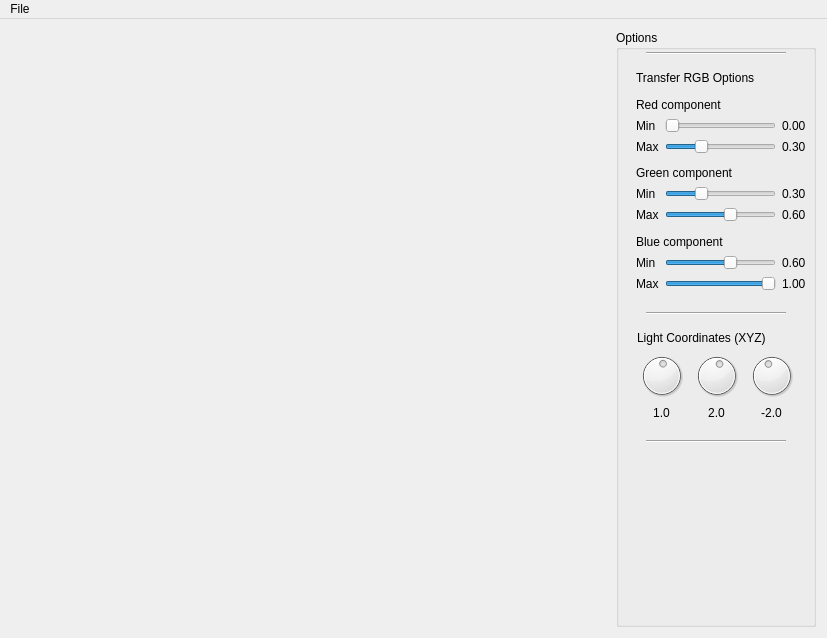
<?xml version="1.0" encoding="UTF-8"?>
<ui version="4.0">
 <class>MainWindow</class>
 <widget class="QMainWindow" name="MainWindow">
  <property name="geometry">
   <rect>
    <x>0</x>
    <y>0</y>
    <width>827</width>
    <height>638</height>
   </rect>
  </property>
  <property name="minimumSize">
   <size>
    <width>827</width>
    <height>618</height>
   </size>
  </property>
  <property name="baseSize">
   <size>
    <width>600</width>
    <height>600</height>
   </size>
  </property>
  <property name="windowTitle">
   <string>MainWindow</string>
  </property>
  <widget class="QWidget" name="Widget">
   <property name="minimumSize">
    <size>
     <width>827</width>
     <height>0</height>
    </size>
   </property>
   <property name="baseSize">
    <size>
     <width>600</width>
     <height>600</height>
    </size>
   </property>
   <layout class="QHBoxLayout" name="horizontalLayout">
    <item>
     <widget class="GLWidget" name="glwidget" native="true">
      <property name="minimumSize">
       <size>
        <width>600</width>
        <height>600</height>
       </size>
      </property>
      <property name="maximumSize">
       <size>
        <width>16777215</width>
        <height>16777215</height>
       </size>
      </property>
      <property name="baseSize">
       <size>
        <width>600</width>
        <height>600</height>
       </size>
      </property>
     </widget>
    </item>
    <item>
     <layout class="QVBoxLayout" name="Configuration">
      <item>
       <widget class="QGroupBox" name="TreeOptions">
        <property name="minimumSize">
         <size>
          <width>200</width>
          <height>0</height>
         </size>
        </property>
        <property name="maximumSize">
         <size>
          <width>200</width>
          <height>16777215</height>
         </size>
        </property>
        <property name="title">
         <string>Options</string>
        </property>
        <widget class="QWidget" name="verticalLayoutWidget">
         <property name="geometry">
          <rect>
           <x>9</x>
           <y>30</y>
           <width>181</width>
           <height>242</height>
          </rect>
         </property>
         <layout class="QVBoxLayout" name="transferOptions">
          <property name="rightMargin">
           <number>0</number>
          </property>
          <item>
           <widget class="QLabel" name="TTitle">
            <property name="text">
             <string>Transfer RGB Options</string>
            </property>
           </widget>
          </item>
          <item>
           <layout class="QGridLayout" name="gridLayout">
            <item row="12" column="0">
             <widget class="QLabel" name="label_41">
              <property name="text">
               <string>Max</string>
              </property>
             </widget>
            </item>
            <item row="7" column="1">
             <widget class="QSlider" name="greenmin_slider">
              <property name="enabled">
               <bool>true</bool>
              </property>
              <property name="maximum">
               <number>100</number>
              </property>
              <property name="value">
               <number>30</number>
              </property>
              <property name="orientation">
               <enum>Qt::Horizontal</enum>
              </property>
             </widget>
            </item>
            <item row="4" column="1">
             <widget class="QSlider" name="redmax_slider">
              <property name="maximum">
               <number>100</number>
              </property>
              <property name="singleStep">
               <number>1</number>
              </property>
              <property name="sliderPosition">
               <number>30</number>
              </property>
              <property name="orientation">
               <enum>Qt::Horizontal</enum>
              </property>
             </widget>
            </item>
            <item row="12" column="2">
             <widget class="QLabel" name="bluemax_label">
              <property name="text">
               <string>1.00</string>
              </property>
             </widget>
            </item>
            <item row="11" column="0">
             <widget class="QLabel" name="label_40">
              <property name="text">
               <string>Min</string>
              </property>
             </widget>
            </item>
            <item row="3" column="2">
             <widget class="QLabel" name="redmin_label">
              <property name="text">
               <string>0.00</string>
              </property>
             </widget>
            </item>
            <item row="11" column="1">
             <widget class="QSlider" name="bluemin_slider">
              <property name="enabled">
               <bool>true</bool>
              </property>
              <property name="maximum">
               <number>100</number>
              </property>
              <property name="value">
               <number>60</number>
              </property>
              <property name="orientation">
               <enum>Qt::Horizontal</enum>
              </property>
             </widget>
            </item>
            <item row="12" column="1">
             <widget class="QSlider" name="bluemax_slider">
              <property name="maximum">
               <number>100</number>
              </property>
              <property name="singleStep">
               <number>1</number>
              </property>
              <property name="sliderPosition">
               <number>100</number>
              </property>
              <property name="orientation">
               <enum>Qt::Horizontal</enum>
              </property>
             </widget>
            </item>
            <item row="1" column="0">
             <spacer name="verticalSpacer">
              <property name="orientation">
               <enum>Qt::Vertical</enum>
              </property>
              <property name="sizeHint" stdset="0">
               <size>
                <width>20</width>
                <height>40</height>
               </size>
              </property>
             </spacer>
            </item>
            <item row="6" column="0" colspan="3">
             <widget class="QLabel" name="label_36">
              <property name="text">
               <string>Green component</string>
              </property>
             </widget>
            </item>
            <item row="4" column="2">
             <widget class="QLabel" name="redmax_label">
              <property name="text">
               <string>0.30</string>
              </property>
             </widget>
            </item>
            <item row="8" column="0">
             <widget class="QLabel" name="label_38">
              <property name="text">
               <string>Max</string>
              </property>
             </widget>
            </item>
            <item row="3" column="0">
             <widget class="QLabel" name="label">
              <property name="text">
               <string>Min</string>
              </property>
             </widget>
            </item>
            <item row="8" column="1">
             <widget class="QSlider" name="greenmax_slider">
              <property name="maximum">
               <number>100</number>
              </property>
              <property name="singleStep">
               <number>1</number>
              </property>
              <property name="value">
               <number>60</number>
              </property>
              <property name="sliderPosition">
               <number>60</number>
              </property>
              <property name="orientation">
               <enum>Qt::Horizontal</enum>
              </property>
             </widget>
            </item>
            <item row="2" column="0" colspan="3">
             <widget class="QLabel" name="label_5">
              <property name="text">
               <string>Red component</string>
              </property>
             </widget>
            </item>
            <item row="10" column="0" colspan="3">
             <widget class="QLabel" name="label_39">
              <property name="text">
               <string>Blue component</string>
              </property>
             </widget>
            </item>
            <item row="8" column="2">
             <widget class="QLabel" name="greenmax_label">
              <property name="text">
               <string>0.60</string>
              </property>
             </widget>
            </item>
            <item row="3" column="1">
             <widget class="QSlider" name="redmin_slider">
              <property name="enabled">
               <bool>true</bool>
              </property>
              <property name="maximum">
               <number>100</number>
              </property>
              <property name="orientation">
               <enum>Qt::Horizontal</enum>
              </property>
             </widget>
            </item>
            <item row="11" column="2">
             <widget class="QLabel" name="bluemin_label">
              <property name="text">
               <string>0.60</string>
              </property>
             </widget>
            </item>
            <item row="7" column="0">
             <widget class="QLabel" name="label_37">
              <property name="text">
               <string>Min</string>
              </property>
             </widget>
            </item>
            <item row="7" column="2">
             <widget class="QLabel" name="greenmin_label">
              <property name="text">
               <string>0.30</string>
              </property>
             </widget>
            </item>
            <item row="4" column="0">
             <widget class="QLabel" name="label_3">
              <property name="text">
               <string>Max</string>
              </property>
             </widget>
            </item>
            <item row="5" column="1">
             <spacer name="verticalSpacer_2">
              <property name="orientation">
               <enum>Qt::Vertical</enum>
              </property>
              <property name="sizeHint" stdset="0">
               <size>
                <width>20</width>
                <height>40</height>
               </size>
              </property>
             </spacer>
            </item>
            <item row="9" column="0">
             <spacer name="verticalSpacer_3">
              <property name="orientation">
               <enum>Qt::Vertical</enum>
              </property>
              <property name="sizeHint" stdset="0">
               <size>
                <width>20</width>
                <height>40</height>
               </size>
              </property>
             </spacer>
            </item>
           </layout>
          </item>
         </layout>
        </widget>
        <widget class="QWidget" name="verticalLayoutWidget_2">
         <property name="geometry">
          <rect>
           <x>10</x>
           <y>290</y>
           <width>181</width>
           <height>111</height>
          </rect>
         </property>
         <layout class="QVBoxLayout" name="lightOptions">
          <item>
           <layout class="QVBoxLayout" name="verticalLayout">
            <item>
             <widget class="QLabel" name="label_46">
              <property name="text">
               <string>Light Coordinates (XYZ)</string>
              </property>
             </widget>
            </item>
            <item>
             <layout class="QGridLayout" name="gridLayout_11">
              <item row="1" column="0">
               <widget class="QDial" name="dialx">
                <property name="minimum">
                 <number>-100</number>
                </property>
                <property name="maximum">
                 <number>100</number>
                </property>
                <property name="value">
                 <number>5</number>
                </property>
               </widget>
              </item>
              <item row="1" column="1">
               <widget class="QDial" name="dialy">
                <property name="minimum">
                 <number>-100</number>
                </property>
                <property name="maximum">
                 <number>100</number>
                </property>
                <property name="value">
                 <number>10</number>
                </property>
               </widget>
              </item>
              <item row="2" column="0">
               <widget class="QLabel" name="x_label">
                <property name="frameShadow">
                 <enum>QFrame::Plain</enum>
                </property>
                <property name="text">
                 <string>1.0</string>
                </property>
                <property name="alignment">
                 <set>Qt::AlignCenter</set>
                </property>
               </widget>
              </item>
              <item row="1" column="2">
               <widget class="QDial" name="dialz">
                <property name="minimum">
                 <number>-100</number>
                </property>
                <property name="maximum">
                 <number>100</number>
                </property>
                <property name="value">
                 <number>-10</number>
                </property>
               </widget>
              </item>
              <item row="2" column="1">
               <widget class="QLabel" name="y_label">
                <property name="text">
                 <string>2.0</string>
                </property>
                <property name="alignment">
                 <set>Qt::AlignCenter</set>
                </property>
               </widget>
              </item>
              <item row="2" column="2">
               <widget class="QLabel" name="z_label">
                <property name="text">
                 <string>-2.0</string>
                </property>
                <property name="alignment">
                 <set>Qt::AlignCenter</set>
                </property>
               </widget>
              </item>
              <item row="0" column="1">
               <spacer name="verticalSpacer_4">
                <property name="orientation">
                 <enum>Qt::Vertical</enum>
                </property>
                <property name="sizeHint" stdset="0">
                 <size>
                  <width>20</width>
                  <height>40</height>
                 </size>
                </property>
               </spacer>
              </item>
             </layout>
            </item>
           </layout>
          </item>
         </layout>
        </widget>
        <widget class="Line" name="line">
         <property name="geometry">
          <rect>
           <x>30</x>
           <y>22</y>
           <width>140</width>
           <height>3</height>
          </rect>
         </property>
         <property name="orientation">
          <enum>Qt::Horizontal</enum>
         </property>
        </widget>
        <widget class="Line" name="line_2">
         <property name="geometry">
          <rect>
           <x>30</x>
           <y>282</y>
           <width>140</width>
           <height>3</height>
          </rect>
         </property>
         <property name="orientation">
          <enum>Qt::Horizontal</enum>
         </property>
        </widget>
        <widget class="Line" name="line_3">
         <property name="geometry">
          <rect>
           <x>30</x>
           <y>410</y>
           <width>140</width>
           <height>3</height>
          </rect>
         </property>
         <property name="orientation">
          <enum>Qt::Horizontal</enum>
         </property>
        </widget>
       </widget>
      </item>
     </layout>
    </item>
   </layout>
  </widget>
  <widget class="QMenuBar" name="menuBar">
   <property name="geometry">
    <rect>
     <x>0</x>
     <y>0</y>
     <width>827</width>
     <height>21</height>
    </rect>
   </property>
   <widget class="QMenu" name="menuFile">
    <property name="title">
     <string>File</string>
    </property>
    <addaction name="actionQuit"/>
    <addaction name="actionLoad"/>
   </widget>
   <addaction name="menuFile"/>
  </widget>
  <action name="actionQuit">
   <property name="text">
    <string>Quit</string>
   </property>
  </action>
  <action name="actionLoad">
   <property name="text">
    <string>Load</string>
   </property>
  </action>
 </widget>
 <layoutdefault spacing="6" margin="11"/>
 <customwidgets>
  <customwidget>
   <class>GLWidget</class>
   <extends>QWidget</extends>
   <header>glwidget.h</header>
   <container>1</container>
   <slots>
    <signal>SetFaces(QString)</signal>
    <signal>SetVertices(QString)</signal>
    <signal>SetFramerate(QString)</signal>
   </slots>
  </customwidget>
 </customwidgets>
 <resources/>
 <connections/>
 <slots>
  <signal>updated_plane(double,double,double,double,bool)</signal>
  <slot>toggle_transfer_function_dialog()</slot>
 </slots>
</ui>
